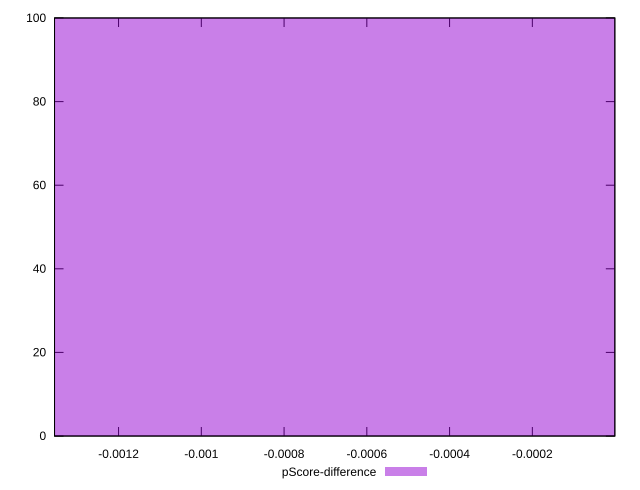

This chart was generated by the following gnuplot code:
reset

$pScoreDifference <<EOF
0 100
EOF

set key outside below
set boxwidth 0.1
set xrange [-0.001354722382557072:-6.619511143668433e-7]
set yrange [0:100]
set trange [0:100]
set style fill transparent solid 0.5 noborder
set terminal svg size 640, 490 enhanced background rgb 'white'
set output "reports/report_00033_2021-03-01T14-23-16.841Z/estimated-input-latency/samples/astro-inner-cached/pScore-difference/histogram.svg"

plot $pScoreDifference title "pScore-difference" with boxes

reset
